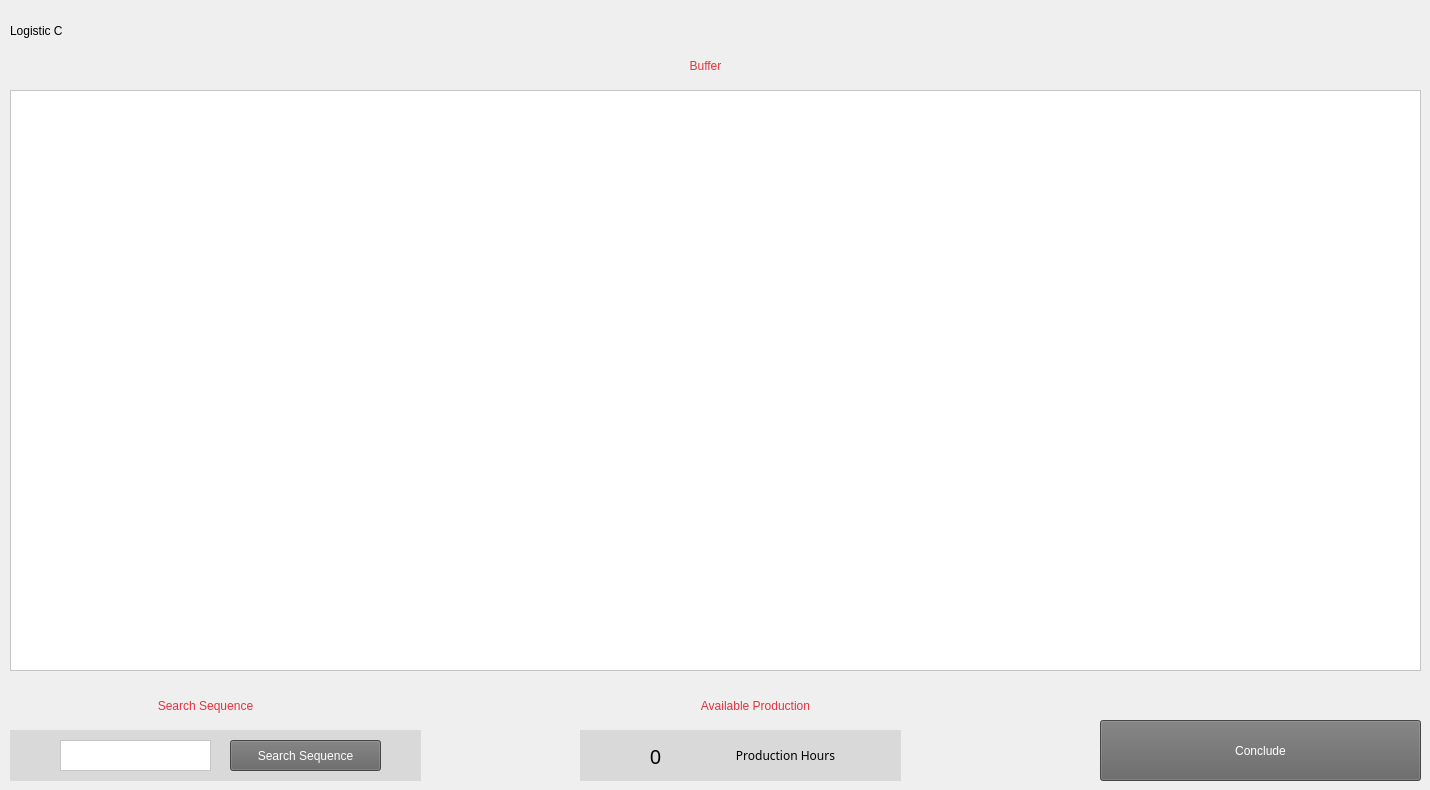
   <widget class="QWidget" name="LogCola">
    <widget class="QLabel" name="LabelLogCola">
     <property name="geometry">
      <rect>
       <x>10</x>
       <y>0</y>
       <width>1111</width>
       <height>61</height>
      </rect>
     </property>
     <property name="styleSheet">
      <string notr="true">font: 15pt &quot;Neue Haas Grotesk Text Pro Blac&quot;;
</string>
     </property>
     <property name="text">
      <string>Logistic C</string>
     </property>
    </widget>
    <widget class="QTableWidget" name="TableLogCola">
     <property name="geometry">
      <rect>
       <x>10</x>
       <y>90</y>
       <width>1411</width>
       <height>581</height>
      </rect>
     </property>
     <property name="styleSheet">
      <string notr="true">background-color: rgb(255, 255, 255);
font: 10pt &quot;HP Simplified&quot;;</string>
     </property>
    </widget>
    <widget class="QPushButton" name="AbastLogCola">
     <property name="geometry">
      <rect>
       <x>1100</x>
       <y>720</y>
       <width>321</width>
       <height>61</height>
      </rect>
     </property>
     <property name="styleSheet">
      <string notr="true">background-color: rgb(100, 100, 100);
border-color: rgb(170, 0, 0);
color: rgb(255, 255, 255);
font: 9pt &quot;Neue Haas Grotesk Text Pro Blac&quot;;</string>
     </property>
     <property name="text">
      <string>Conclude</string>
     </property>
    </widget>
    <widget class="QLabel" name="MinLogCola">
     <property name="geometry">
      <rect>
       <x>610</x>
       <y>690</y>
       <width>291</width>
       <height>31</height>
      </rect>
     </property>
     <property name="styleSheet">
      <string notr="true">font: 12pt &quot;Neue Haas Grotesk Text Pro Blac&quot;;
color: rgb(232, 48, 60);
</string>
     </property>
     <property name="text">
      <string>Available Production</string>
     </property>
     <property name="alignment">
      <set>Qt::AlignCenter</set>
     </property>
     <property name="wordWrap">
      <bool>true</bool>
     </property>
    </widget>
    <widget class="QLabel" name="label_4">
     <property name="geometry">
      <rect>
       <x>940</x>
       <y>0</y>
       <width>181</width>
       <height>61</height>
      </rect>
     </property>
     <property name="text">
      <string/>
     </property>
     <property name="pixmap">
      <pixmap>../../.designer/.designer/aqui.png</pixmap>
     </property>
     <property name="scaledContents">
      <bool>true</bool>
     </property>
    </widget>
    <widget class="QLabel" name="LabelLogCorte_7">
     <property name="geometry">
      <rect>
       <x>330</x>
       <y>50</y>
       <width>751</width>
       <height>31</height>
      </rect>
     </property>
     <property name="styleSheet">
      <string notr="true">font: 12pt &quot;Neue Haas Grotesk Text Pro Blac&quot;;
color: rgb(232, 48, 60)

</string>
     </property>
     <property name="text">
      <string>Buffer</string>
     </property>
     <property name="alignment">
      <set>Qt::AlignCenter</set>
     </property>
    </widget>
    <widget class="QLabel" name="label_10">
     <property name="geometry">
      <rect>
       <x>620</x>
       <y>730</y>
       <width>71</width>
       <height>51</height>
      </rect>
     </property>
     <property name="font">
      <font>
       <family>Neue Haas Grotesk Text Pro Blac</family>
       <pointsize>15</pointsize>
       <weight>50</weight>
       <italic>false</italic>
       <bold>false</bold>
      </font>
     </property>
     <property name="styleSheet">
      <string notr="true">font: 15pt &quot;Neue Haas Grotesk Text Pro Blac&quot;;background-color: rgb(217, 217, 217);</string>
     </property>
     <property name="text">
      <string>0</string>
     </property>
     <property name="alignment">
      <set>Qt::AlignCenter</set>
     </property>
    </widget>
    <widget class="QLabel" name="label_11">
     <property name="geometry">
      <rect>
       <x>600</x>
       <y>680</y>
       <width>41</width>
       <height>41</height>
      </rect>
     </property>
     <property name="font">
      <font>
       <family>Neue Haas Grotesk Text Pro Blac</family>
       <pointsize>15</pointsize>
       <weight>50</weight>
       <italic>false</italic>
       <bold>false</bold>
      </font>
     </property>
     <property name="styleSheet">
      <string notr="true">font: 15pt &quot;Neue Haas Grotesk Text Pro Blac&quot;;</string>
     </property>
     <property name="text">
      <string/>
     </property>
     <property name="pixmap">
      <pixmap resource="resources.qrc">:/images/images/loupe.png</pixmap>
     </property>
     <property name="scaledContents">
      <bool>true</bool>
     </property>
    </widget>
    <widget class="QLabel" name="label_12">
     <property name="geometry">
      <rect>
       <x>700</x>
       <y>730</y>
       <width>171</width>
       <height>51</height>
      </rect>
     </property>
     <property name="font">
      <font>
       <family>Neue Haas Grotesk Text Pro Blac</family>
       <pointsize>9</pointsize>
       <weight>50</weight>
       <italic>false</italic>
       <bold>false</bold>
      </font>
     </property>
     <property name="styleSheet">
      <string notr="true">font: 9pt &quot;Neue Haas Grotesk Text Pro Blac&quot;;background-color: rgb(217, 217, 217);</string>
     </property>
     <property name="text">
      <string>Production Hours</string>
     </property>
     <property name="alignment">
      <set>Qt::AlignCenter</set>
     </property>
    </widget>
    <widget class="QLabel" name="label_13">
     <property name="geometry">
      <rect>
       <x>580</x>
       <y>730</y>
       <width>321</width>
       <height>51</height>
      </rect>
     </property>
     <property name="styleSheet">
      <string notr="true">background-color: rgb(217, 217, 217);</string>
     </property>
     <property name="text">
      <string/>
     </property>
    </widget>
    <widget class="QTextEdit" name="PesquisaSeqText_4">
     <property name="geometry">
      <rect>
       <x>60</x>
       <y>740</y>
       <width>151</width>
       <height>31</height>
      </rect>
     </property>
     <property name="styleSheet">
      <string notr="true">background-color: rgb(255, 255, 255);
font: 12pt &quot;Neue Haas Grotesk Text Pro Blac&quot;;</string>
     </property>
    </widget>
    <widget class="QLabel" name="label_25">
     <property name="geometry">
      <rect>
       <x>10</x>
       <y>730</y>
       <width>411</width>
       <height>51</height>
      </rect>
     </property>
     <property name="styleSheet">
      <string notr="true">background-color: rgb(217, 217, 217);</string>
     </property>
     <property name="text">
      <string/>
     </property>
    </widget>
    <widget class="QPushButton" name="PesquisaSeq_4">
     <property name="geometry">
      <rect>
       <x>230</x>
       <y>740</y>
       <width>151</width>
       <height>31</height>
      </rect>
     </property>
     <property name="styleSheet">
      <string notr="true">background-color: rgb(100, 100, 100);
border-color: rgb(170, 0, 0);
color: rgb(255, 255, 255);
font: 9pt &quot;Neue Haas Grotesk Text Pro Blac&quot;;
</string>
     </property>
     <property name="text">
      <string>Search Sequence</string>
     </property>
    </widget>
    <widget class="QLabel" name="MinLogCola_2">
     <property name="geometry">
      <rect>
       <x>60</x>
       <y>690</y>
       <width>291</width>
       <height>31</height>
      </rect>
     </property>
     <property name="styleSheet">
      <string notr="true">font: 12pt &quot;Neue Haas Grotesk Text Pro Blac&quot;;
color: rgb(232, 48, 60);
</string>
     </property>
     <property name="text">
      <string>Search Sequence</string>
     </property>
     <property name="alignment">
      <set>Qt::AlignCenter</set>
     </property>
     <property name="wordWrap">
      <bool>true</bool>
     </property>
    </widget>
    <zorder>label_25</zorder>
    <zorder>label_13</zorder>
    <zorder>LabelLogCola</zorder>
    <zorder>TableLogCola</zorder>
    <zorder>AbastLogCola</zorder>
    <zorder>MinLogCola</zorder>
    <zorder>label_4</zorder>
    <zorder>LabelLogCorte_7</zorder>
    <zorder>label_10</zorder>
    <zorder>label_12</zorder>
    <zorder>label_11</zorder>
    <zorder>PesquisaSeqText_4</zorder>
    <zorder>PesquisaSeq_4</zorder>
    <zorder>MinLogCola_2</zorder>
   </widget>
